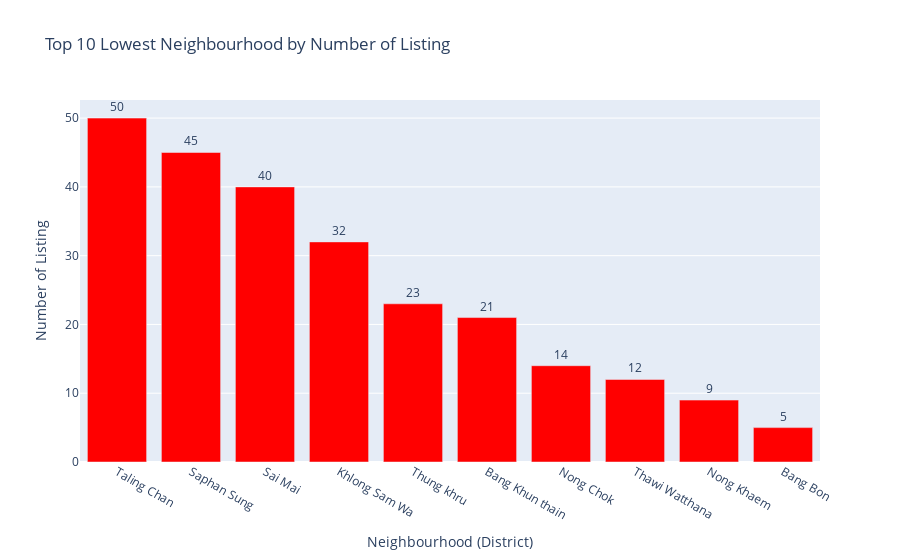

The code cell stored with this chart in its notebook:
### Markdown cell above
This is the Top 10 districts in Bangkok with the highest total listings. 

The bar chart clearly shows that Vardhana District has the most Airbnb listings compared to other districts, this is because Vardhana is located in central Bangkok.

### Code cell
top_10_neighbourhood = (df.groupby('neighbourhood')
                        .count()['id']
                        .sort_values(ascending=False)
                        .tail(10)
                        .reset_index())

fig = px.bar(top_10_neighbourhood,
             x = 'neighbourhood',
             y = 'id',
             title = 'Top 10 Lowest Neighbourhood by Number of Listing',
             labels = {'neighbourhood': 'Neighbourhood (District)', 'id': 'Number of Listing'},
             text = 'id',
             color_discrete_sequence=['red'])  # Menambahkan parameter ini untuk mengubah warna

fig.update_traces(textposition='outside')
fig.update_layout(uniformtext_minsize=8, uniformtext_mode='hide')

fig.show()

### Figure 1 — Plotly figure (JSON) as saved in the notebook; plotly's stock layout.template omitted (floating-point values rounded to 4 significant figures)
{"data": [{"hovertemplate": "Neighbourhood (District)=%{x}<br>Number of Listing=%{text}<extra></extra>", "legendgroup": "", "marker": {"color": "red", "pattern": {"shape": ""}}, "name": "", "orientation": "v", "showlegend": false, "text": [50.0, 45.0, 40.0, 32.0, 23.0, 21.0, 14.0, 12.0, 9.0, 5.0], "textposition": "outside", "type": "bar", "x": ["Taling Chan", "Saphan Sung", "Sai Mai", "Khlong Sam Wa", "Thung khru", "Bang Khun thain", "Nong Chok", "Thawi Watthana", "Nong Khaem", "Bang Bon"], "xaxis": "x", "y": [50, 45, 40, 32, 23, 21, 14, 12, 9, 5], "yaxis": "y"}], "layout": {"barmode": "relative", "legend": {"tracegroupgap": 0}, "title": {"text": "Top 10 Lowest Neighbourhood by Number of Listing"}, "uniformtext": {"minsize": 8, "mode": "hide"}, "xaxis": {"anchor": "y", "domain": [0, 1], "title": {"text": "Neighbourhood (District)"}}, "yaxis": {"anchor": "x", "domain": [0, 1], "title": {"text": "Number of Listing"}}}}
